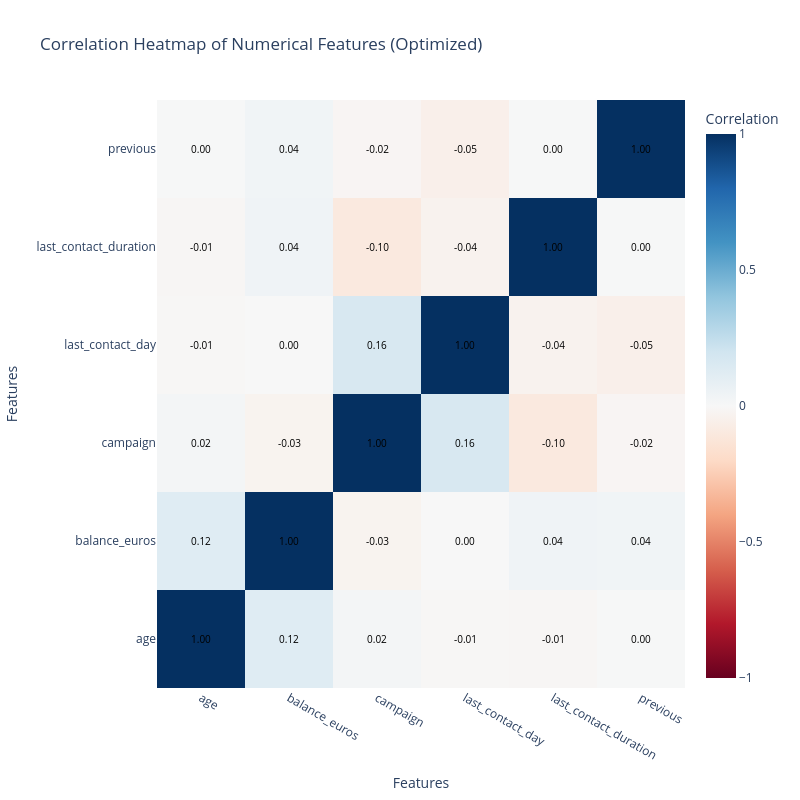

Source (notebook cell):
### Markdown cell above
In this step, we examine the correlation heat map of the numerical columns, which reflects the relationships between variables. This analysis helps us identify multicollinearity, since highly correlated features should typically be excluded to avoid redundancy and instability in the model’s estimates.

Although no changes were made directly in this notebook section, the feature selection process was carried out in parallel with the full implementation, as mentioned earlier ([3.3 Feature Engineering](#3_3)).

### Code cell
plot_spark_correlation_heatmap(X_train_final, numerical_cols)

### Figure 1 — Plotly figure (JSON) as saved in the notebook; plotly's stock layout.template omitted (floating-point values rounded to 4 significant figures)
{"data": [{"colorbar": {"title": {"text": "Correlation"}}, "colorscale": [[0, "rgb(103,0,31)"], [0.1, "rgb(178,24,43)"], [0.2, "rgb(214,96,77)"], [0.3, "rgb(244,165,130)"], [0.4, "rgb(253,219,199)"], [0.5, "rgb(247,247,247)"], [0.6, "rgb(209,229,240)"], [0.7, "rgb(146,197,222)"], [0.8, "rgb(67,147,195)"], [0.9, "rgb(33,102,172)"], [1, "rgb(5,48,97)"]], "type": "heatmap", "x": ["age", "balance_euros", "campaign", "last_contact_day", "last_contact_duration", "previous"], "y": ["age", "balance_euros", "campaign", "last_contact_day", "last_contact_duration", "previous"], "z": [[1.0, 0.1247, 0.02142, -0.008889, -0.01409, 0.004294], [0.1247, 1.0, -0.03125, 0.002172, 0.04279, 0.0359], [0.02142, -0.03125, 1.0, 0.1621, -0.09888, -0.01786], [-0.008889, 0.002172, 0.1621, 1.0, -0.03729, -0.05409], [-0.01409, 0.04279, -0.09888, -0.03729, 1.0, 0.003744], [0.004294, 0.0359, -0.01786, -0.05409, 0.003744, 1.0]], "zmax": 1, "zmin": -1}], "layout": {"annotations": [{"font": {"color": "black", "size": 10}, "showarrow": false, "text": "1.00", "x": "age", "y": "age"}, {"font": {"color": "black", "size": 10}, "showarrow": false, "text": "0.12", "x": "balance_euros", "y": "age"}, {"font": {"color": "black", "size": 10}, "showarrow": false, "text": "0.02", "x": "campaign", "y": "age"}, {"font": {"color": "black", "size": 10}, "showarrow": false, "text": "-0.01", "x": "last_contact_day", "y": "age"}, {"font": {"color": "black", "size": 10}, "showarrow": false, "text": "-0.01", "x": "last_contact_duration", "y": "age"}, {"font": {"color": "black", "size": 10}, "showarrow": false, "text": "0.00", "x": "previous", "y": "age"}, {"font": {"color": "black", "size": 10}, "showarrow": false, "text": "0.12", "x": "age", "y": "balance_euros"}, {"font": {"color": "black", "size": 10}, "showarrow": false, "text": "1.00", "x": "balance_euros", "y": "balance_euros"}, {"font": {"color": "black", "size": 10}, "showarrow": false, "text": "-0.03", "x": "campaign", "y": "balance_euros"}, {"font": {"color": "black", "size": 10}, "showarrow": false, "text": "0.00", "x": "last_contact_day", "y": "balance_euros"}, {"font": {"color": "black", "size": 10}, "showarrow": false, "text": "0.04", "x": "last_contact_duration", "y": "balance_euros"}, {"font": {"color": "black", "size": 10}, "showarrow": false, "text": "0.04", "x": "previous", "y": "balance_euros"}, {"font": {"color": "black", "size": 10}, "showarrow": false, "text": "0.02", "x": "age", "y": "campaign"}, {"font": {"color": "black", "size": 10}, "showarrow": false, "text": "-0.03", "x": "balance_euros", "y": "campaign"}, {"font": {"color": "black", "size": 10}, "showarrow": false, "text": "1.00", "x": "campaign", "y": "campaign"}, {"font": {"color": "black", "size": 10}, "showarrow": false, "text": "0.16", "x": "last_contact_day", "y": "campaign"}, {"font": {"color": "black", "size": 10}, "showarrow": false, "text": "-0.10", "x": "last_contact_duration", "y": "campaign"}, {"font": {"color": "black", "size": 10}, "showarrow": false, "text": "-0.02", "x": "previous", "y": "campaign"}, {"font": {"color": "black", "size": 10}, "showarrow": false, "text": "-0.01", "x": "age", "y": "last_contact_day"}, {"font": {"color": "black", "size": 10}, "showarrow": false, "text": "0.00", "x": "balance_euros", "y": "last_contact_day"}, {"font": {"color": "black", "size": 10}, "showarrow": false, "text": "0.16", "x": "campaign", "y": "last_contact_day"}, {"font": {"color": "black", "size": 10}, "showarrow": false, "text": "1.00", "x": "last_contact_day", "y": "last_contact_day"}, {"font": {"color": "black", "size": 10}, "showarrow": false, "text": "-0.04", "x": "last_contact_duration", "y": "last_contact_day"}, {"font": {"color": "black", "size": 10}, "showarrow": false, "text": "-0.05", "x": "previous", "y": "last_contact_day"}, {"font": {"color": "black", "size": 10}, "showarrow": false, "text": "-0.01", "x": "age", "y": "last_contact_duration"}, {"font": {"color": "black", "size": 10}, "showarrow": false, "text": "0.04", "x": "balance_euros", "y": "last_contact_duration"}, {"font": {"color": "black", "size": 10}, "showarrow": false, "text": "-0.10", "x": "campaign", "y": "last_contact_duration"}, {"font": {"color": "black", "size": 10}, "showarrow": false, "text": "-0.04", "x": "last_contact_day", "y": "last_contact_duration"}, {"font": {"color": "black", "size": 10}, "showarrow": false, "text": "1.00", "x": "last_contact_duration", "y": "last_contact_duration"}, {"font": {"color": "black", "size": 10}, "showarrow": false, "text": "0.00", "x": "previous", "y": "last_contact_duration"}, {"font": {"color": "black", "size": 10}, "showarrow": false, "text": "0.00", "x": "age", "y": "previous"}, {"font": {"color": "black", "size": 10}, "showarrow": false, "text": "0.04", "x": "balance_euros", "y": "previous"}, {"font": {"color": "black", "size": 10}, "showarrow": false, "text": "-0.02", "x": "campaign", "y": "previous"}, {"font": {"color": "black", "size": 10}, "showarrow": false, "text": "-0.05", "x": "last_contact_day", "y": "previous"}, {"font": {"color": "black", "size": 10}, "showarrow": false, "text": "0.00", "x": "last_contact_duration", "y": "previous"}, {"font": {"color": "black", "size": 10}, "showarrow": false, "text": "1.00", "x": "previous", "y": "previous"}], "height": 800, "title": {"text": "Correlation Heatmap of Numerical Features (Optimized)"}, "width": 800, "xaxis": {"title": {"text": "Features"}}, "yaxis": {"title": {"text": "Features"}}}}
